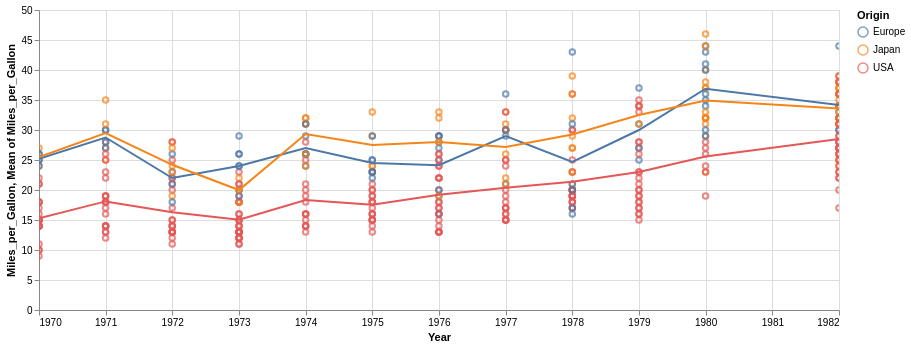

Write notebook code for a chart like this one.
### Markdown cell above
# Visualization: Scatter Plot with Rolling Mean in Altair

This shows a scatter chart of miles per gallon as a function of year, with lines inidicating the mean values for each country within the given year.

### Code cell
points = alt.Chart(cars).mark_point().encode(
  x='Year:T',
  y='Miles_per_Gallon',
  color='Origin:N'
).properties(
  width=800
)

lines = alt.Chart(cars).mark_line().encode(
  x='Year:T',
  y='mean(Miles_per_Gallon)',
  color='Origin'
).properties(
  width=800
).interactive(bind_y=False)

points + lines

### Figure 1 — Vega-Lite specification as saved in the notebook (floating-point values rounded to 4 significant figures; data arrays with more than 128 entries replaced by an {"elided": "..."} marker saying what was removed)
{"config": {"view": {"continuousWidth": 300, "continuousHeight": 300}}, "layer": [{"mark": {"type": "point"}, "encoding": {"color": {"field": "Origin", "type": "nominal"}, "x": {"field": "Year", "type": "temporal"}, "y": {"field": "Miles_per_Gallon", "type": "quantitative"}}}, {"mark": {"type": "line"}, "encoding": {"color": {"field": "Origin", "sort": ["Europe", "Japan", "USA"], "type": "ordinal"}, "x": {"field": "Year", "type": "temporal"}, "y": {"aggregate": "mean", "field": "Miles_per_Gallon", "type": "quantitative"}}, "name": "view_1"}], "data": {"name": "data-c7d221cb83f0df5628f288842b949bc7"}, "params": [{"name": "param_2", "select": {"type": "interval", "encodings": ["x"]}, "bind": "scales", "views": ["view_1"]}], "width": 800, "$schema": "https://vega.github.io/schema/vega-lite/v5.20.1.json", "datasets": {"data-c7d221cb83f0df5628f288842b949bc7": {"elided": "406 records"}}}
